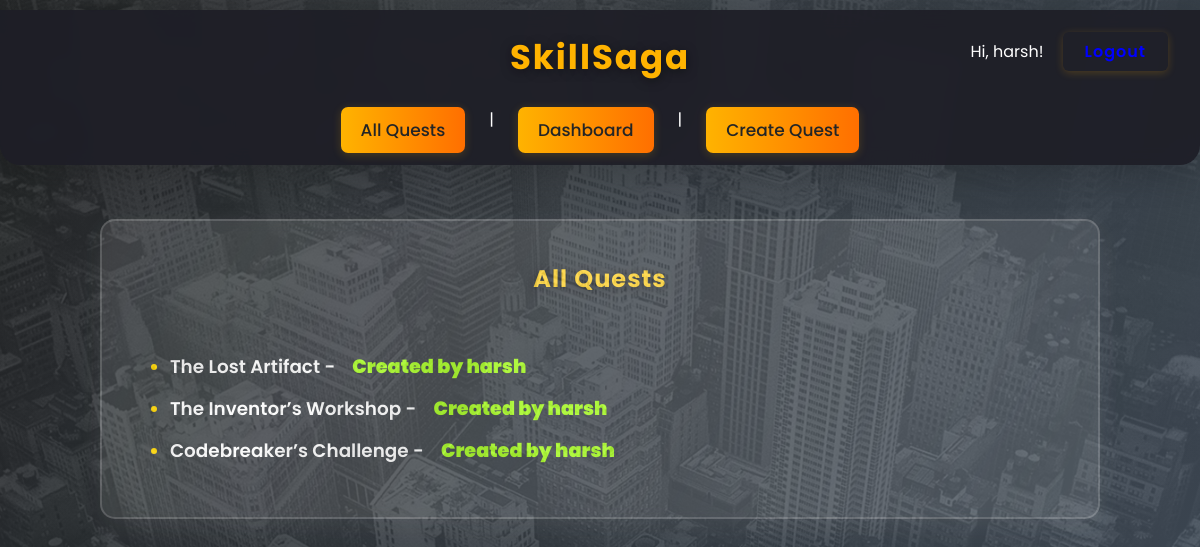
The app's page / (signed in) with its own data.
### quests/models.py (models this page shows, shortened)
class Quest(models.Model):
    creator = models.ForeignKey(User, on_delete=models.CASCADE, related_name='created_quests')
    title = models.CharField(max_length=100)
    description = models.TextField()
    image = models.ImageField(upload_to='quest_images/', blank=True, null=True)
    created_at = models.DateTimeField(auto_now_add=True)

### quests/views.py (the view)
# urls.py: path('', views.quest_list, name='quest_list'),
def quest_list(request):
    quests = Quest.objects.all().order_by('-created_at')
    return render(request, 'quests/quest_list.html', {'quests': quests})

### quests/templates/quests/quest_list.html
{% extends 'quests/base.html' %}
{% block content %}
<div class="main-container">
<div class="quest-card">
    <h2>All Quests</h2>
    <ul>
        {% for quest in quests %}
            <li>
                <a href="{% url 'quest_detail' quest.id %}">{{ quest.title }} - </a>
                <span>  Created by {{ quest.creator.username }}</span>
            </li>
        {% endfor %}
    </ul>
</div>
</div>
{% endblock %}

### quests/templates/quests/base.html (shortened to what this page needs)
{% load static %}
<!DOCTYPE html>
<html lang="en">
<head>
    <link rel="stylesheet" href="{% static 'quests/styles.css' %}">
    <link rel="stylesheet" href="https://cdnjs.cloudflare.com/ajax/libs/font-awesome/6.4.0/css/all.min.css">
    <link rel="stylesheet" href="https://cdn.jsdelivr.net/npm/sweetalert2@11/dist/sweetalert2.min.css">
</head>
<body>
   <div class="header">
    <h1>SkillSaga</h1>
    <nav>
        <a href="{% url 'quest_list' %}">All Quests</a> |
        <a href="{% url 'dashboard' %}">Dashboard</a> |
        <a href="{% url 'create_quest' %}">Create Quest</a>
    </nav>
    <div class="user-info">
    {% if user.is_authenticated %}
        <span>Hi, {{ user.username }}!</span>
        <form action="{% url 'logout' %}" method="post" style="display:inline;">
            <button type="submit" class="logout-btn">Logout</button>
        </form>
    {% else %}
        <a href="{% url 'login' %}?next={{ request.path }}">Login</a>
    {% endif %}
    </div>
   </div>
   {% block content %}{% endblock %}
</body>
</html>

### quests/static/quests/styles.css (style rules this page uses)
body { background: linear-gradient(120deg, #232526 0%, #485563 100%); min-height: 100vh; color: #fff; padding-top: 0px; transition: background 0.5s; position: relative; }
body::after { content: ''; position: fixed; top: 0; left: 0; right: 0; bottom: 0; background: url("images/watermark.jpg") center center no-repeat; background-size: cover; opacity: 0.12; pointer-events: none; z-index: 0; }
* { margin: 0; padding: 0; box-sizing: border-box; font-family: 'Poppins', sans-serif; }
.header { position: fixed; top: 10px; left: 0; width: 100%; background: rgba(30, 30, 38, 0.92); padding: 22px 0 12px 0; z-index: 1000; box-shadow: 0 12px 32px rgba(0, 0, 0, 0.18); border-radius: 0 0 20px 20px; text-align: center; backdrop-filter: blur(8px); }
.header h1 { font-size: 34px; font-weight: 700; color: #ffb300; margin-bottom: 8px; letter-spacing: 2px; text-shadow: 0 2px 12px #0007; }
.header nav { margin-top: 1rem; display: inline-flex; gap: 24px; }
.header nav a { text-decoration: none; color: #232526; font-size: 17px; font-weight: 500; padding: 10px 20px; border-radius: 7px; background: linear-gradient(90deg, #ffb300 0%, #ff6f00 100%); transition: all 0.3s; box-shadow: 0 2px 10px #ffb30033; border: none; }
.main-container { width: 100vw; min-height: 100vh; display: flex; flex-direction: column; align-items: center; justify-content: flex-start; padding: 2rem 0; }
.quest-card { background: rgba(255,255,255,0.12); border-radius: 15px; padding: 2.5rem 3rem 2.5rem 3rem; width: 100%; max-width: 1000px; min-width: 320px; box-shadow: 0 8px 25px rgba(255,255,255,0.09); border: 2px solid rgba(255,255,255,0.18); display: flex; flex-direction: column; gap: 2rem; backdrop-filter: blur(6px); animation: fadein 0.7s; margin: 2rem 0; }
.quest-card h2, .quest-card h3 { margin-bottom: 1.5rem; letter-spacing: 1px; color: #ffd740; text-shadow: 0 2px 8px #0006; text-align: center; }
.header { position: relative; }
.user-info { position: absolute; top: 22px; right: 32px; display: flex; align-items: center; gap: 0.7rem; font-size: 1rem; z-index: 10; }
.user-info form { margin: 0; }
.user-info button { margin-left: 0.5rem; background: none; border: none; color: #00f; cursor: pointer; }
.logout-btn { background: linear-gradient(90deg, #ff6f00 0%, #ffd740 100%); color: #232526; font-weight: 600; border: none; border-radius: 6px; padding: 7px 22px; margin-left: 10px; box-shadow: 0 2px 8px #ffb30033; cursor: pointer; font-size: 1rem; transition: background 0.2s, color 0.2s, transform 0.2s; outline: none; letter-spacing: 1px; }
.quest-card ul { list-style: disc; padding-left: 20px; }
.quest-card ul li { margin-bottom: 0.8rem; font-size: 1.15rem; color:gold; }
.quest-card ul li a { color: white; text-decoration: none; font-weight: 600; transition: color 0.3s ease; }
.quest-card ul li span { color: greenyellow; font-size: 1.2rem; margin-left: 0.8rem; font-weight: 1000; }

### records on screen
Quest: title "The Lost Artifact", creator.username "harsh"
Quest: title "The Inventor’s Workshop", creator.username "harsh"
Quest: title "Codebreaker’s Challenge", creator.username "harsh"

### other values on screen
{{ user.username }} "harsh"
